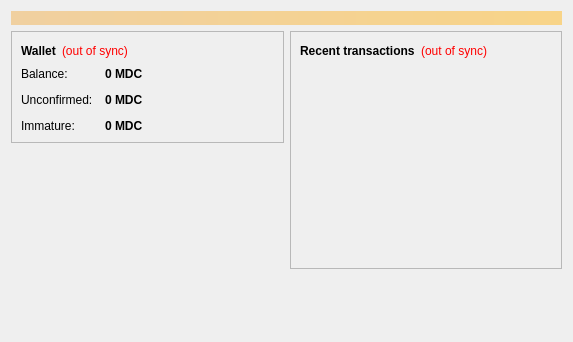
<?xml version="1.0" encoding="UTF-8"?>
<ui version="4.0">
 <class>OverviewPage</class>
 <widget class="QWidget" name="OverviewPage">
  <property name="geometry">
   <rect>
    <x>0</x>
    <y>0</y>
    <width>573</width>
    <height>342</height>
   </rect>
  </property>
  <property name="windowTitle">
   <string>Form</string>
  </property>
  <layout class="QVBoxLayout" name="topLayout">
   <item>
    <widget class="QLabel" name="labelAlerts">
     <property name="visible">
      <bool>false</bool>
     </property>
     <property name="styleSheet">
      <string notr="true">background-color: qlineargradient(x1: 0, y1: 0, x2: 1, y2: 0, stop:0 #F0D0A0, stop:1 #F8D488); color:#000000;</string>
     </property>
     <property name="wordWrap">
      <bool>true</bool>
     </property>
     <property name="margin">
      <number>3</number>
     </property>
    </widget>
   </item>
   <item>
    <layout class="QHBoxLayout" name="horizontalLayout" stretch="1,1">
     <item>
      <layout class="QVBoxLayout" name="verticalLayout_2">
       <item>
        <widget class="QFrame" name="frame">
         <property name="frameShape">
          <enum>QFrame::StyledPanel</enum>
         </property>
         <property name="frameShadow">
          <enum>QFrame::Raised</enum>
         </property>
         <layout class="QVBoxLayout" name="verticalLayout_4">
          <item>
           <layout class="QHBoxLayout" name="horizontalLayout_4">
            <item>
             <widget class="QLabel" name="label_5">
              <property name="font">
               <font>
                <weight>75</weight>
                <bold>true</bold>
               </font>
              </property>
              <property name="text">
               <string>Wallet</string>
              </property>
             </widget>
            </item>
            <item>
             <widget class="QLabel" name="labelWalletStatus">
              <property name="toolTip">
               <string>The displayed information may be out of date. Your wallet automatically synchronizes with the Medcoin network after a connection is established, but this process has not completed yet.</string>
              </property>
              <property name="styleSheet">
               <string notr="true">QLabel { color: red; }</string>
              </property>
              <property name="text">
               <string notr="true">(out of sync)</string>
              </property>
              <property name="alignment">
               <set>Qt::AlignLeading|Qt::AlignLeft|Qt::AlignVCenter</set>
              </property>
             </widget>
            </item>
            <item>
             <spacer name="horizontalSpacer_2">
              <property name="orientation">
               <enum>Qt::Horizontal</enum>
              </property>
              <property name="sizeHint" stdset="0">
               <size>
                <width>40</width>
                <height>20</height>
               </size>
              </property>
             </spacer>
            </item>
           </layout>
          </item>
          <item>
           <layout class="QFormLayout" name="formLayout_2">
            <property name="fieldGrowthPolicy">
             <enum>QFormLayout::AllNonFixedFieldsGrow</enum>
            </property>
            <property name="horizontalSpacing">
             <number>12</number>
            </property>
            <property name="verticalSpacing">
             <number>12</number>
            </property>
            <item row="0" column="0">
             <widget class="QLabel" name="label">
              <property name="text">
               <string>Balance:</string>
              </property>
             </widget>
            </item>
            <item row="0" column="1">
             <widget class="QLabel" name="labelBalance">
              <property name="font">
               <font>
                <weight>75</weight>
                <bold>true</bold>
               </font>
              </property>
              <property name="cursor">
               <cursorShape>IBeamCursor</cursorShape>
              </property>
              <property name="toolTip">
               <string>Your current balance</string>
              </property>
              <property name="text">
               <string notr="true">0 MDC</string>
              </property>
              <property name="textInteractionFlags">
               <set>Qt::LinksAccessibleByMouse|Qt::TextSelectableByKeyboard|Qt::TextSelectableByMouse</set>
              </property>
             </widget>
            </item>
            <item row="1" column="0">
             <widget class="QLabel" name="label_3">
              <property name="text">
               <string>Unconfirmed:</string>
              </property>
             </widget>
            </item>
            <item row="1" column="1">
             <widget class="QLabel" name="labelUnconfirmed">
              <property name="font">
               <font>
                <weight>75</weight>
                <bold>true</bold>
               </font>
              </property>
              <property name="cursor">
               <cursorShape>IBeamCursor</cursorShape>
              </property>
              <property name="toolTip">
               <string>Total of transactions that have yet to be confirmed, and do not yet count toward the current balance</string>
              </property>
              <property name="text">
               <string notr="true">0 MDC</string>
              </property>
              <property name="textInteractionFlags">
               <set>Qt::LinksAccessibleByMouse|Qt::TextSelectableByKeyboard|Qt::TextSelectableByMouse</set>
              </property>
             </widget>
            </item>
            <item row="2" column="0">
             <widget class="QLabel" name="labelImmatureText">
              <property name="text">
               <string>Immature:</string>
              </property>
             </widget>
            </item>
            <item row="2" column="1">
             <widget class="QLabel" name="labelImmature">
              <property name="font">
               <font>
                <weight>75</weight>
                <bold>true</bold>
               </font>
              </property>
              <property name="toolTip">
               <string>Mined balance that has not yet matured</string>
              </property>
              <property name="text">
               <string notr="true">0 MDC</string>
              </property>
              <property name="textInteractionFlags">
               <set>Qt::LinksAccessibleByMouse|Qt::TextSelectableByKeyboard|Qt::TextSelectableByMouse</set>
              </property>
             </widget>
            </item>
           </layout>
          </item>
         </layout>
        </widget>
       </item>
       <item>
        <spacer name="verticalSpacer">
         <property name="orientation">
          <enum>Qt::Vertical</enum>
         </property>
         <property name="sizeHint" stdset="0">
          <size>
           <width>20</width>
           <height>40</height>
          </size>
         </property>
        </spacer>
       </item>
      </layout>
     </item>
     <item>
      <layout class="QVBoxLayout" name="verticalLayout_3">
       <item>
        <widget class="QFrame" name="frame_2">
         <property name="frameShape">
          <enum>QFrame::StyledPanel</enum>
         </property>
         <property name="frameShadow">
          <enum>QFrame::Raised</enum>
         </property>
         <layout class="QVBoxLayout" name="verticalLayout">
          <item>
           <layout class="QHBoxLayout" name="horizontalLayout_2">
            <item>
             <widget class="QLabel" name="label_4">
              <property name="text">
               <string>&lt;b&gt;Recent transactions&lt;/b&gt;</string>
              </property>
             </widget>
            </item>
            <item>
             <widget class="QLabel" name="labelTransactionsStatus">
              <property name="toolTip">
               <string>The displayed information may be out of date. Your wallet automatically synchronizes with the Medcoin network after a connection is established, but this process has not completed yet.</string>
              </property>
              <property name="styleSheet">
               <string notr="true">QLabel { color: red; }</string>
              </property>
              <property name="text">
               <string notr="true">(out of sync)</string>
              </property>
              <property name="alignment">
               <set>Qt::AlignRight|Qt::AlignTrailing|Qt::AlignVCenter</set>
              </property>
             </widget>
            </item>
            <item>
             <spacer name="horizontalSpacer">
              <property name="orientation">
               <enum>Qt::Horizontal</enum>
              </property>
              <property name="sizeHint" stdset="0">
               <size>
                <width>40</width>
                <height>20</height>
               </size>
              </property>
             </spacer>
            </item>
           </layout>
          </item>
          <item>
           <widget class="QListView" name="listTransactions">
            <property name="styleSheet">
             <string notr="true">QListView { background: transparent; }</string>
            </property>
            <property name="frameShape">
             <enum>QFrame::NoFrame</enum>
            </property>
            <property name="verticalScrollBarPolicy">
             <enum>Qt::ScrollBarAlwaysOff</enum>
            </property>
            <property name="horizontalScrollBarPolicy">
             <enum>Qt::ScrollBarAlwaysOff</enum>
            </property>
            <property name="selectionMode">
             <enum>QAbstractItemView::NoSelection</enum>
            </property>
           </widget>
          </item>
         </layout>
        </widget>
       </item>
       <item>
        <spacer name="verticalSpacer_2">
         <property name="orientation">
          <enum>Qt::Vertical</enum>
         </property>
         <property name="sizeHint" stdset="0">
          <size>
           <width>20</width>
           <height>40</height>
          </size>
         </property>
        </spacer>
       </item>
      </layout>
     </item>
    </layout>
   </item>
  </layout>
 </widget>
 <resources/>
 <connections/>
</ui>
